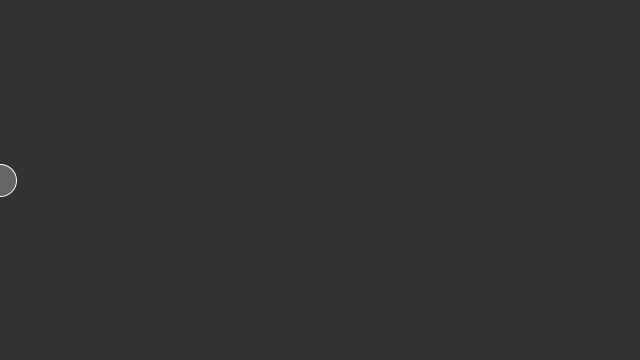
Frame 1 (no input)
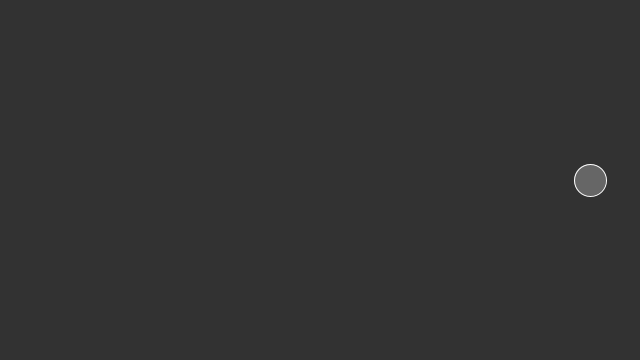
Frame 60 (the mouse pressed at the canvas centre just before this capture)
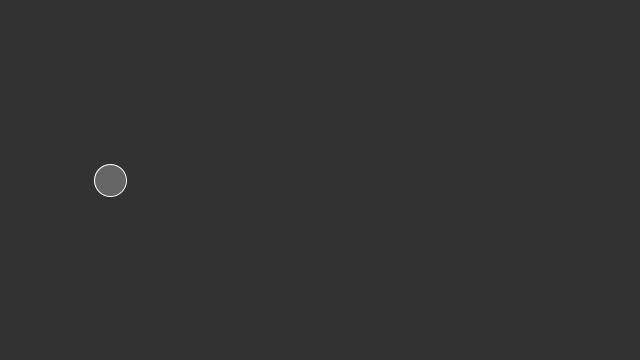
Frame 120 (the mouse held since frame 60 and released just before this capture)

The Processing sketch that drew these frames (run headless with seeded random() and noise(); from frame 60 on, the mouse is pressed at the canvas centre):

// Processing sketch: Boolean_Expressions
// ── Boolean_Expressions.pde
float circleX ;
float xSpeed=10 ;
void setup(){
  size(640,360) ;
}
void draw(){
  background(50) ;
  fill(102) ;
  stroke(255) ;
  ellipse(circleX,height/2,32,32) ;
  
  circleX+=xSpeed ;
  //if(circleX>width)
  //{
  //  xSpeed=-10 ;
  //}
  //if(circleX<0){
  //  xSpeed=10 ;
  //}
  
  if(circleX>width || circleX<0){
    xSpeed*=-1 ;
  }
}
